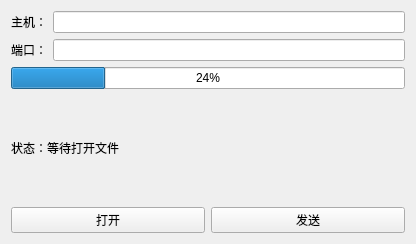
<?xml version="1.0" encoding="UTF-8"?>
<ui version="4.0">
 <class>TcpSender</class>
 <widget class="QWidget" name="TcpSender">
  <property name="geometry">
   <rect>
    <x>0</x>
    <y>0</y>
    <width>416</width>
    <height>244</height>
   </rect>
  </property>
  <property name="windowTitle">
   <string>Form</string>
  </property>
  <layout class="QVBoxLayout" name="verticalLayout">
   <item>
    <layout class="QHBoxLayout" name="horizontalLayout_2">
     <item>
      <widget class="QLabel" name="hostlabel">
       <property name="text">
        <string>主机：</string>
       </property>
      </widget>
     </item>
     <item>
      <widget class="QLineEdit" name="hostEdit"/>
     </item>
    </layout>
   </item>
   <item>
    <layout class="QHBoxLayout" name="horizontalLayout_3">
     <item>
      <widget class="QLabel" name="portlabel">
       <property name="text">
        <string>端口：</string>
       </property>
      </widget>
     </item>
     <item>
      <widget class="QLineEdit" name="portEdit"/>
     </item>
    </layout>
   </item>
   <item>
    <widget class="QProgressBar" name="clientBar">
     <property name="value">
      <number>24</number>
     </property>
    </widget>
   </item>
   <item>
    <widget class="QLabel" name="statuslabel">
     <property name="text">
      <string>状态：等待打开文件</string>
     </property>
    </widget>
   </item>
   <item>
    <layout class="QHBoxLayout" name="horizontalLayout">
     <item>
      <widget class="QPushButton" name="openButton">
       <property name="text">
        <string>打开</string>
       </property>
      </widget>
     </item>
     <item>
      <widget class="QPushButton" name="sendButton">
       <property name="text">
        <string>发送</string>
       </property>
      </widget>
     </item>
    </layout>
   </item>
  </layout>
 </widget>
 <resources/>
 <connections/>
</ui>
